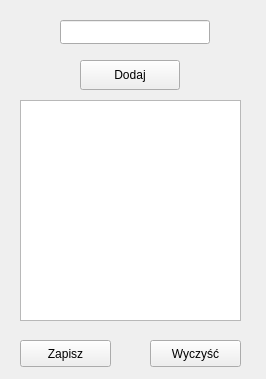
<?xml version="1.0" encoding="UTF-8"?>
<ui version="4.0">
 <class>Translate</class>
 <widget class="QWidget" name="Translate">
  <property name="geometry">
   <rect>
    <x>0</x>
    <y>0</y>
    <width>266</width>
    <height>379</height>
   </rect>
  </property>
  <property name="windowTitle">
   <string>Form</string>
  </property>
  <widget class="QPushButton" name="addButton">
   <property name="geometry">
    <rect>
     <x>80</x>
     <y>60</y>
     <width>100</width>
     <height>30</height>
    </rect>
   </property>
   <property name="text">
    <string>Dodaj</string>
   </property>
  </widget>
  <widget class="QLineEdit" name="textLine">
   <property name="geometry">
    <rect>
     <x>60</x>
     <y>20</y>
     <width>150</width>
     <height>24</height>
    </rect>
   </property>
  </widget>
  <widget class="QPlainTextEdit" name="textField">
   <property name="geometry">
    <rect>
     <x>20</x>
     <y>100</y>
     <width>221</width>
     <height>221</height>
    </rect>
   </property>
  </widget>
  <widget class="QPushButton" name="cleanButton">
   <property name="geometry">
    <rect>
     <x>150</x>
     <y>340</y>
     <width>91</width>
     <height>27</height>
    </rect>
   </property>
   <property name="text">
    <string>Wyczyść</string>
   </property>
  </widget>
  <widget class="QPushButton" name="saveButton">
   <property name="geometry">
    <rect>
     <x>20</x>
     <y>340</y>
     <width>91</width>
     <height>27</height>
    </rect>
   </property>
   <property name="text">
    <string>Zapisz</string>
   </property>
  </widget>
 </widget>
 <resources/>
 <connections/>
</ui>
